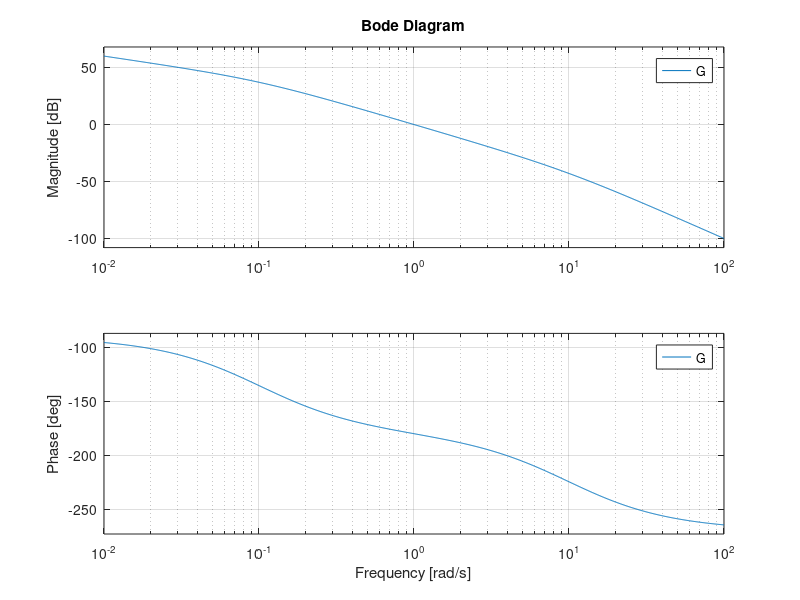
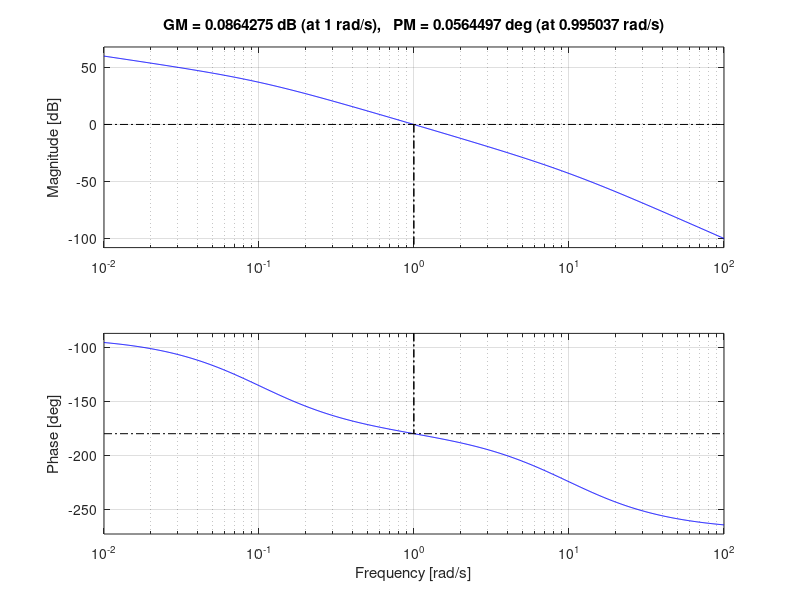

Write the MATLAB code that produced these figures, in order.
clear
clc

K = 10;
s = tf('s');

G = K/(s*(0.1*s + 1)*(10*s + 1));

figure
bode(G)
grid on

figure
margin(G)
grid on

[gm, pm, wcg, wcp] = margin(G)


w = 1
s = j*w
G = K/(s*(0.1*s + 1)*(10*s + 1))
abs(G)
